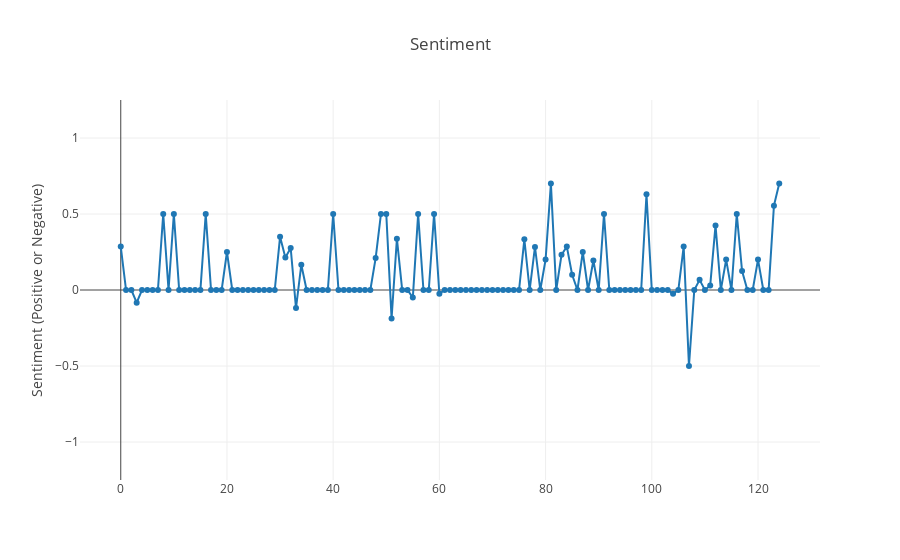

Here is the notebook cell this chart was saved with:
### Code cell
plot_sentiment(sentimentDF)

### Figure 1 — Plotly figure (JSON) as saved in the notebook; plotly's stock layout.template omitted (floating-point values rounded to 4 significant figures)
{"data": [{"mode": "lines+markers", "name": "Sentiment", "type": "scatter", "uid": "3ed7b538-b209-11e8-a31f-94659cf8c824", "x": [0, 1, 2, 3, 4, 5, 6, 7, 8, 9, 10, 11, 12, 13, 14, 15, 16, 17, 18, 19, 20, 21, 22, 23, 24, 25, 26, 27, 28, 29, 30, 31, 32, 33, 34, 35, 36, 37, 38, 39, 40, 41, 42, 43, 44, 45, 46, 47, 48, 49, 50, 51, 52, 53, 54, 55, 56, 57, 58, 59, 60, 61, 62, 63, 64, 65, 66, 67, 68, 69, 70, 71, 72, 73, 74, 75, 76, 77, 78, 79, 80, 81, 82, 83, 84, 85, 86, 87, 88, 89, 90, 91, 92, 93, 94, 95, 96, 97, 98, 99, 100, 101, 102, 103, 104, 105, 106, 107, 108, 109, 110, 111, 112, 113, 114, 115, 116, 117, 118, 119, 120, 121, 122, 123, 124], "y": [0.2857, 0, 0, -0.08333, 0, 0, 0, 0, 0.5, 0, 0.5, 0, 0, 0, 0, 0, 0.5, 0, 0, 0, 0.25, 0, 0, 0, 0, 0, 0, 0, 0, 0, 0.35, 0.2143, 0.2765, -0.1187, 0.1667, 0, 0, 0, 0, 0, 0.5, 0, 0, 0, 0, 0, 0, 0, 0.21, 0.5, 0.5, -0.1875, 0.3375, 0, 0, -0.05, 0.5, 0, 0, 0.5, -0.025, 0, 0, 0, 0, 0, 0, 0, 0, 0, 0, 0, 0, 0, 0, 0, 0.3333, 0, 0.2833, 0, 0.2, 0.7, 0, 0.2313, 0.2857, 0.1, 0, 0.25, 0, 0.1944, 0, 0.5, 0, 0, 0, 0, 0, 0, 0, 0.63, 0, 0, 0, 0, -0.025, 0, 0.2857, -0.5, 0, 0.06667, 0, 0.03, 0.425, 0, 0.2, 0, 0.5, 0.125, 0, 0, 0.2, 0, 0, 0.555, 0.7]}], "layout": {"title": "Sentiment", "yaxis": {"range": [-1.25, 1.25], "title": "Sentiment (Positive or Negative)"}}}
